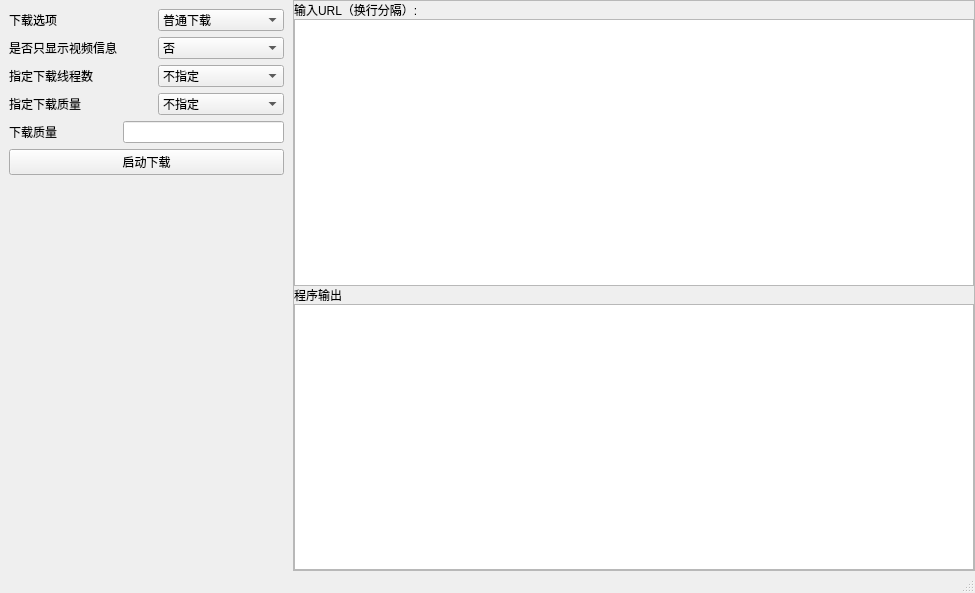
<?xml version="1.0" encoding="UTF-8"?>
<ui version="4.0">
 <class>downloadpage</class>
 <widget class="QMainWindow" name="downloadpage">
  <property name="geometry">
   <rect>
    <x>0</x>
    <y>0</y>
    <width>975</width>
    <height>593</height>
   </rect>
  </property>
  <property name="windowTitle">
   <string>download</string>
  </property>
  <widget class="QWidget" name="centralwidget">
   <layout class="QHBoxLayout" name="horizontalLayout" stretch="3,7">
    <property name="spacing">
     <number>0</number>
    </property>
    <property name="leftMargin">
     <number>0</number>
    </property>
    <property name="topMargin">
     <number>0</number>
    </property>
    <property name="rightMargin">
     <number>0</number>
    </property>
    <property name="bottomMargin">
     <number>0</number>
    </property>
    <item>
     <widget class="QWidget" name="menu" native="true">
      <layout class="QGridLayout" name="gridLayout">
       <item row="0" column="0">
        <widget class="QLabel" name="label_3">
         <property name="text">
          <string>下载选项</string>
         </property>
        </widget>
       </item>
       <item row="0" column="2">
        <widget class="QComboBox" name="downloadoption">
         <item>
          <property name="text">
           <string>普通下载</string>
          </property>
         </item>
         <item>
          <property name="text">
           <string>批量下载播放列表</string>
          </property>
         </item>
        </widget>
       </item>
       <item row="1" column="0">
        <widget class="QLabel" name="label_4">
         <property name="text">
          <string>是否只显示视频信息</string>
         </property>
        </widget>
       </item>
       <item row="1" column="2">
        <widget class="QComboBox" name="showitem">
         <item>
          <property name="text">
           <string>否</string>
          </property>
         </item>
         <item>
          <property name="text">
           <string>是</string>
          </property>
         </item>
        </widget>
       </item>
       <item row="2" column="0">
        <widget class="QLabel" name="label_5">
         <property name="text">
          <string>指定下载线程数</string>
         </property>
        </widget>
       </item>
       <item row="2" column="2">
        <widget class="QComboBox" name="thread">
         <item>
          <property name="text">
           <string>不指定</string>
          </property>
         </item>
         <item>
          <property name="text">
           <string>1</string>
          </property>
         </item>
         <item>
          <property name="text">
           <string>4</string>
          </property>
         </item>
         <item>
          <property name="text">
           <string>8</string>
          </property>
         </item>
         <item>
          <property name="text">
           <string>16</string>
          </property>
         </item>
         <item>
          <property name="text">
           <string>32</string>
          </property>
         </item>
        </widget>
       </item>
       <item row="3" column="0">
        <widget class="QLabel" name="label_6">
         <property name="text">
          <string>指定下载质量</string>
         </property>
        </widget>
       </item>
       <item row="3" column="2">
        <widget class="QComboBox" name="selquality">
         <item>
          <property name="text">
           <string>不指定</string>
          </property>
         </item>
         <item>
          <property name="text">
           <string>从下方输入</string>
          </property>
         </item>
        </widget>
       </item>
       <item row="4" column="1" colspan="2">
        <widget class="QLineEdit" name="quality"/>
       </item>
       <item row="5" column="0" colspan="3">
        <widget class="QPushButton" name="start">
         <property name="text">
          <string>启动下载</string>
         </property>
        </widget>
       </item>
       <item row="6" column="1">
        <spacer name="verticalSpacer">
         <property name="orientation">
          <enum>Qt::Orientation::Vertical</enum>
         </property>
         <property name="sizeHint" stdset="0">
          <size>
           <width>20</width>
           <height>347</height>
          </size>
         </property>
        </spacer>
       </item>
       <item row="4" column="0">
        <widget class="QLabel" name="label_7">
         <property name="text">
          <string>下载质量</string>
         </property>
        </widget>
       </item>
      </layout>
     </widget>
    </item>
    <item>
     <widget class="QFrame" name="frame">
      <property name="frameShape">
       <enum>QFrame::Shape::StyledPanel</enum>
      </property>
      <property name="frameShadow">
       <enum>QFrame::Shadow::Raised</enum>
      </property>
      <layout class="QVBoxLayout" name="verticalLayout">
       <property name="spacing">
        <number>0</number>
       </property>
       <property name="leftMargin">
        <number>0</number>
       </property>
       <property name="topMargin">
        <number>0</number>
       </property>
       <property name="rightMargin">
        <number>0</number>
       </property>
       <property name="bottomMargin">
        <number>0</number>
       </property>
       <item>
        <widget class="QLabel" name="label">
         <property name="text">
          <string>输入URL（换行分隔）:</string>
         </property>
        </widget>
       </item>
       <item>
        <widget class="QPlainTextEdit" name="input"/>
       </item>
       <item>
        <widget class="QLabel" name="label_2">
         <property name="text">
          <string>程序输出</string>
         </property>
        </widget>
       </item>
       <item>
        <widget class="QPlainTextEdit" name="output">
         <property name="readOnly">
          <bool>true</bool>
         </property>
        </widget>
       </item>
      </layout>
     </widget>
    </item>
   </layout>
  </widget>
  <widget class="QMenuBar" name="menubar">
   <property name="geometry">
    <rect>
     <x>0</x>
     <y>0</y>
     <width>975</width>
     <height>33</height>
    </rect>
   </property>
  </widget>
  <widget class="QStatusBar" name="statusbar"/>
 </widget>
 <resources/>
 <connections/>
</ui>
